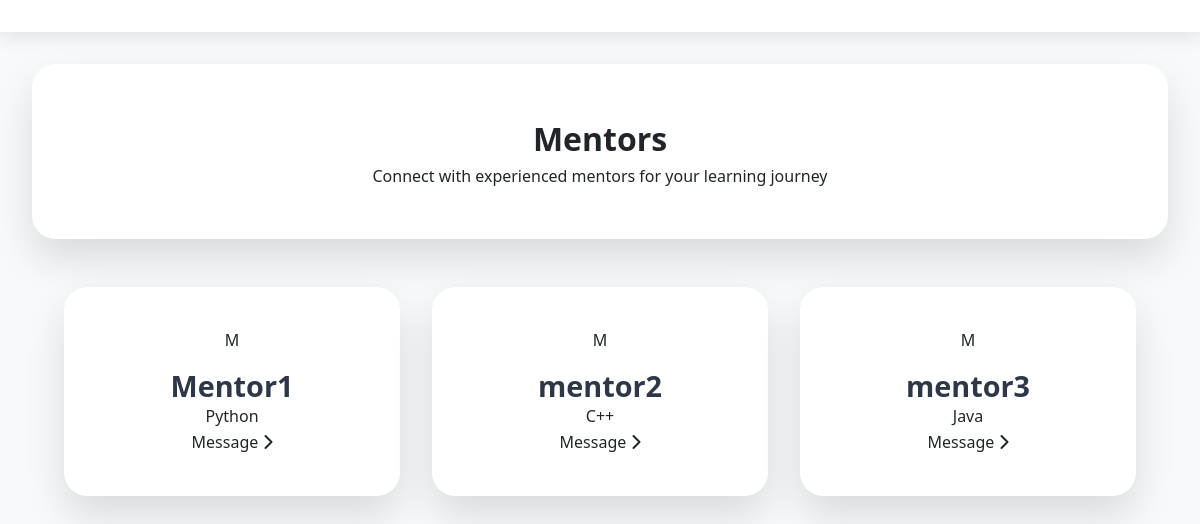
The app's page /mentors with its own data.
### tables this page shows
CREATE TABLE users (
    id INTEGER PRIMARY KEY AUTOINCREMENT,
    name TEXT UNIQUE NOT NULL,
    role TEXT CHECK(role IN ('mentor', 'mentee')) NOT NULL,
    email TEXT UNIQUE,
    password TEXT NOT NULL,
    specialization TEXT,
    created_at TEXT
);

### app.py (the view)
@app.route("/mentors")
def mentors():
    conn = sqlite3.connect("mentor.db")
    cursor = conn.cursor()
    cursor.execute("SELECT name, specialization FROM users WHERE role='mentor'")
    mentors_list = cursor.fetchall()
    conn.close()
    return render_template("mentors.html", mentors=mentors_list)

### templates/mentors.html (shortened to what this page needs)
{% extends "base.html" %}
{% block content %}
<div class="mentors-wrapper">
    <div class="page-header">
        <h1>Mentors</h1>
        <p>Connect with experienced mentors for your learning journey</p>
    </div>
    <div class="mentors-grid">
        {% for mentor in mentors %}
        <div class="mentor-card" onclick="selectMentor('{{ mentor[0] }}')">
            <div class="mentor-avatar">
                {{ mentor[0][0]|upper }}
            </div>
            <div class="mentor-info">
                <h3>{{ mentor[0] }}</h3>
                <div class="mentor-specialization">
                    {{ mentor[1] }}
                </div>
                <div class="mentor-action">
                    <span>Message</span>
                    <i class="fas fa-chevron-right"></i>
                </div>
            </div>
        </div>
        {% endfor %}
    </div>
</div>
{% endblock %}

### static/css/style.css (style rules this page uses)
* { margin: 0; padding: 0; box-sizing: border-box; }
body { font-family: 'Segoe UI', Tahoma, Geneva, Verdana, sans-serif; line-height: 1.6; color: #2d3748; background: linear-gradient(135deg, #667eea 0%, #764ba2 100%); min-height: 100vh; }
.auth-card, .stat-card, .chart-card, .chart-card-large, .form-container, .page-header, .mentee-header, .mentee-card { background: rgba(255,255,255,0.95); backdrop-filter: blur(20px); border: 1px solid rgba(255,255,255,0.3); border-radius: 24px; box-shadow: 0 20px 40px rgba(0,0,0,0.12); transition: all 0.3s ease; }
.page-header, .mentee-header { padding: 3rem; text-align: center; margin-bottom: 3rem; }
.mentors-grid { display: grid; grid-template-columns: repeat(auto-fit, minmax(320px, 1fr)); gap: 2rem; margin: 2rem 0; padding: 0 2rem; }
.mentor-card { position: relative; background: rgba(255,255,255,0.95); backdrop-filter: blur(20px); border-radius: 24px; padding: 2.5rem; min-height: 160px; display: flex; flex-direction: column; align-items: center; text-align: center; gap: 1rem; border: 1px solid rgba(255,255,255,0.3); box-shadow: 0 20px 40px rgba(0,0,0,0.12); transition: all 0.3s ease; }
.mentor-card h3 { font-size: 1.8rem; color: #2d3748; font-weight: 800; margin: 0; line-height: 1.2; }
body { font-family: 'Segoe UI', Tahoma, Geneva, Verdana, sans-serif; background: #f8f9fa; color: #212529; }

### records on screen
users: name "M", name "Mentor1", specialization "Python"
users: name "M", name "mentor2", specialization "C++"
users: name "M", name "mentor3", specialization "Java"
